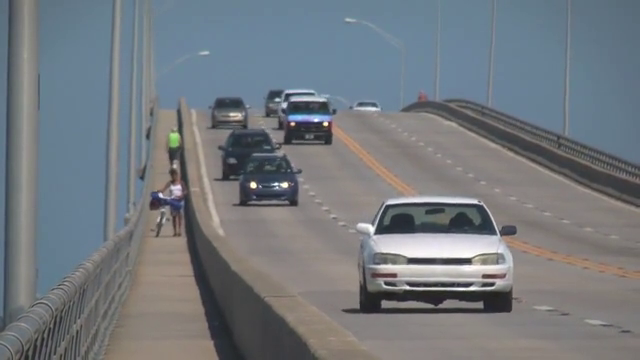
#> input picture frame 91 of Easy.mp4, 640 x 360 px
$ python applyGeometricTransformation.py
#> lines starting #> are read from the running program, lines starting #| are printed output that depends on the picture
### getFeatures.py
'''
  File name: getFeatures.py
  Author:
  Date created: 2018-11-04
'''

import cv2
import numpy as np
from skimage.feature import corner_harris, corner_shi_tomasi, peak_local_max

def getFeatures(img,bbox,use_shi=False):
    n_object = np.shape(bbox)[0]
    N = 0
    temp = np.empty((n_object,),dtype=np.ndarray)   # temporary storage of x,y coordinates
    for i in range(n_object):
        (xmin, ymin, boxw, boxh) = cv2.boundingRect(bbox[i,:,:].astype(int))
        roi = img[ymin:ymin+boxh,xmin:xmin+boxw]
        # cv2.imshow('roi',roi)
        if use_shi:
            corner_response = corner_shi_tomasi(roi)
        else:
            corner_response = corner_harris(roi)
        coordinates = peak_local_max(corner_response,num_peaks=20,exclude_border=2)
        coordinates[:,1] += xmin
        coordinates[:,0] += ymin
        temp[i] = coordinates
        if coordinates.shape[0] > N:
            N = coordinates.shape[0]
    x = np.full((N,n_object),-1)
    y = np.full((N,n_object),-1)
    for i in range(n_object):
        n_feature = temp[i].shape[0]
        x[0:n_feature,i] = temp[i][:,1]
        y[0:n_feature,i] = temp[i][:,0]
    return x,y

# [29 lines that do not run on import are left out]


### estimateAllTranslation.py
'''
  File name: estimateAllTranslation.py
  Author:
  Date created: 2018-11-05
'''

import numpy as np
import cv2
from scipy import signal

from getFeatures import getFeatures
from estimateFeatureTranslation import estimateFeatureTranslation

def estimateAllTranslation(startXs,startYs,img1,img2):
    I = cv2.cvtColor(img1,cv2.COLOR_RGB2GRAY)
    I = cv2.GaussianBlur(I,(5,5),0.2)
    Iy, Ix = np.gradient(I.astype(float))

    startXs_flat = startXs.flatten()
    startYs_flat = startYs.flatten()
    newXs = np.full(startXs_flat.shape,-1,dtype=float)
    newYs = np.full(startYs_flat.shape,-1,dtype=float)
    for i in range(np.size(startXs)):
        if startXs_flat[i] != -1:
            newXs[i], newYs[i] = estimateFeatureTranslation(startXs_flat[i], startYs_flat[i], Ix, Iy, img1, img2)
    newXs = np.reshape(newXs, startXs.shape)
    newYs = np.reshape(newYs, startYs.shape)
    return newXs, newYs

# [31 lines that do not run on import are left out]

### estimateFeatureTranslation.py
'''
  File name: estimateFeatureTranslation.py
  Author:
  Date created: 2018-11-05
'''

import numpy as np
from numpy.linalg import inv
import cv2
from utils import interp2

WINDOW_SIZE = 25

def estimateFeatureTranslation(startX,startY,Ix,Iy,img1,img2):
    X=startX
    Y=startY
    mesh_x,mesh_y=np.meshgrid(np.arange(WINDOW_SIZE),np.arange(WINDOW_SIZE))
    img1_gray = cv2.cvtColor(img1, cv2.COLOR_RGB2GRAY)
    img2_gray = cv2.cvtColor(img2, cv2.COLOR_RGB2GRAY)
    mesh_x_flat_fix =mesh_x.flatten() + X - np.floor(WINDOW_SIZE / 2)
    mesh_y_flat_fix =mesh_y.flatten() + Y - np.floor(WINDOW_SIZE / 2)
    coor_fix = np.vstack((mesh_x_flat_fix,mesh_y_flat_fix))
    I1_value = interp2(img1_gray, coor_fix[[0],:], coor_fix[[1],:])
    Ix_value = interp2(Ix, coor_fix[[0],:], coor_fix[[1],:])
    Iy_value = interp2(Iy, coor_fix[[0],:], coor_fix[[1],:])
    I=np.vstack((Ix_value,Iy_value))
    A=I.dot(I.T)


    for _ in range(15):
        mesh_x_flat=mesh_x.flatten() + X - np.floor(WINDOW_SIZE / 2)
        mesh_y_flat=mesh_y.flatten() + Y - np.floor(WINDOW_SIZE / 2)
        coor=np.vstack((mesh_x_flat,mesh_y_flat))
        I2_value = interp2(img2_gray, coor[[0],:], coor[[1],:])
        Ip=(I2_value-I1_value).reshape((-1,1))
        b=-I.dot(Ip)
        solution=inv(A).dot(b)
        # solution = np.linalg.solve(A, b)
        X += solution[0,0]
        Y += solution[1,0]

    return X, Y

### utils.py
import numpy as np
from scipy import signal
import matplotlib.pyplot as plt

# [27 lines left out: functions GaussianPDF_1D, GaussianPDF_2D, rgb2gray, not called in this run]

def interp2(v, xq, yq):

	if len(xq.shape) == 2 or len(yq.shape) == 2:
		dim_input = 2
		q_h = xq.shape[0]
		q_w = xq.shape[1]
		xq = xq.flatten()
		yq = yq.flatten()

	h = v.shape[0]
	w = v.shape[1]
	if xq.shape != yq.shape:
		raise 'query coordinates Xq Yq should have same shape'


	x_floor = np.floor(xq).astype(np.int32)
	y_floor = np.floor(yq).astype(np.int32)
	x_ceil = np.ceil(xq).astype(np.int32)
	y_ceil = np.ceil(yq).astype(np.int32)

	x_floor[x_floor<0] = 0
	y_floor[y_floor<0] = 0
	x_ceil[x_ceil<0] = 0
	y_ceil[y_ceil<0] = 0

	x_floor[x_floor>=w-1] = w-1
	y_floor[y_floor>=h-1] = h-1
	x_ceil[x_ceil>=w-1] = w-1
	y_ceil[y_ceil>=h-1] = h-1

	v1 = v[y_floor, x_floor]
	v2 = v[y_floor, x_ceil]
	v3 = v[y_ceil, x_floor]
	v4 = v[y_ceil, x_ceil]

	lh = yq - y_floor
	lw = xq - x_floor
	hh = 1 - lh
	hw = 1 - lw

	w1 = hh * hw
	w2 = hh * lw
	w3 = lh * hw
	w4 = lh * lw

	interp_val = v1 * w1 + w2 * v2 + w3 * v3 + w4 * v4

	if dim_input == 2:
		return interp_val.reshape(q_h,q_w)
	return interp_val

### applyGeometricTransformation.py
'''
  File name: applyGeometricTransformation.py
  Author:
  Date created: 2018-11-05
'''

import cv2
import numpy as np
from skimage import transform as tf

def applyGeometricTransformation(startXs, startYs, newXs, newYs, bbox):
    n_object = bbox.shape[0]
    newbbox = np.zeros_like(bbox)
    Xs = newXs.copy()
    Ys = newYs.copy()
    for obj_idx in range(n_object):
        startXs_obj = startXs[:,[obj_idx]]
        startYs_obj = startYs[:,[obj_idx]]
        newXs_obj = newXs[:,[obj_idx]]
        newYs_obj = newYs[:,[obj_idx]]
        desired_points = np.hstack((startXs_obj,startYs_obj))
        actual_points = np.hstack((newXs_obj,newYs_obj))
        t = tf.SimilarityTransform()
        t.estimate(dst=actual_points, src=desired_points)
        mat = t.params

        # estimate the new bounding box with all the feature points
        # coords = np.vstack((bbox[obj_idx,:,:].T,np.array([1,1,1,1])))
        # new_coords = mat.dot(coords)
        # newbbox[obj_idx,:,:] = new_coords[0:2,:].T

        # estimate the new bounding box with only the inliners (Added by Yongyi Wang)
        THRES = 1
        projected = mat.dot(np.vstack((desired_points.T.astype(float),np.ones([1,np.shape(desired_points)[0]]))))
        distance = np.square(projected[0:2,:].T - actual_points).sum(axis = 1)
        actual_inliers = actual_points[distance < THRES]
        desired_inliers = desired_points[distance < THRES]
        if np.shape(desired_inliers)[0]<4:
            print('too few points')
            actual_inliers = actual_points
            desired_inliers = desired_points
        t.estimate(dst=actual_inliers, src=desired_inliers)
        mat = t.params
        coords = np.vstack((bbox[obj_idx,:,:].T,np.array([1,1,1,1])))
        new_coords = mat.dot(coords)
        newbbox[obj_idx,:,:] = new_coords[0:2,:].T
        Xs[distance >= THRES, obj_idx] = -1
        Ys[distance >= THRES, obj_idx] = -1

    return Xs, Ys, newbbox

if __name__ == "__main__":
    from getFeatures import getFeatures
    from estimateAllTranslation import estimateAllTranslation

    cap = cv2.VideoCapture("Easy.mp4")
    ret, frame1 = cap.read()  # get first frame
#> frame1 is the input picture: shape (360, 640, 3); mean B, G, R 126.6, 121.2, 115.7
    ret, frame2 = cap.read()  # get second frame
    ret, frame2 = cap.read()  # get second frame
    ret, frame2 = cap.read()  # get second frame
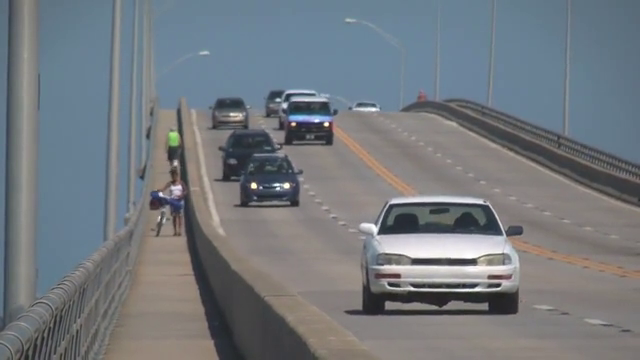
#> input picture frame 94 of Easy.mp4, 640 x 360 px
#> frame2 is the input picture: shape (360, 640, 3); mean B, G, R 126.4, 121.1, 115.5
    ret, frame2 = cap.read()  # get second frame
    ret, frame2 = cap.read()  # get second frame
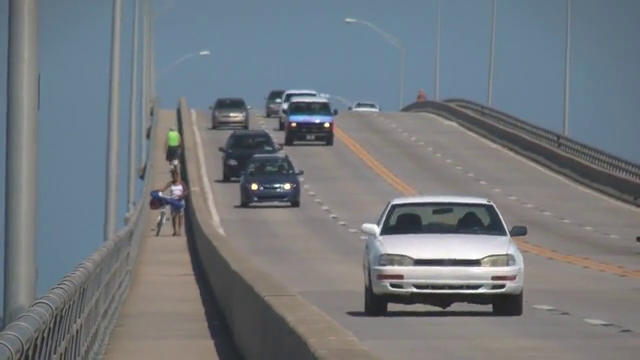
#> input picture frame 96 of Easy.mp4, 640 x 360 px
#> frame2 is the input picture: shape (360, 640, 3); mean B, G, R 126.2, 121, 115.3
    ret, frame2 = cap.read()  # get second frame
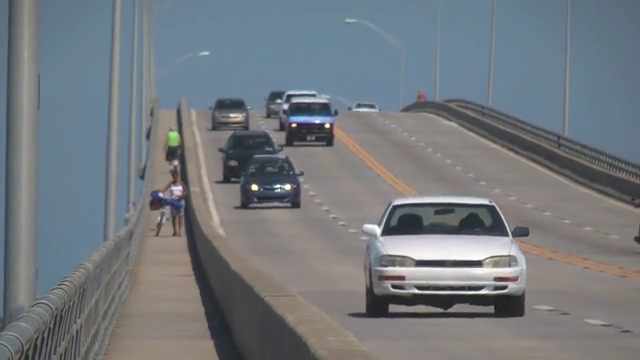
#> input picture frame 97 of Easy.mp4, 640 x 360 px
#> frame2 is the input picture: shape (360, 640, 3); mean B, G, R 126.5, 121, 115.5
    ret, frame2 = cap.read()  # get second frame
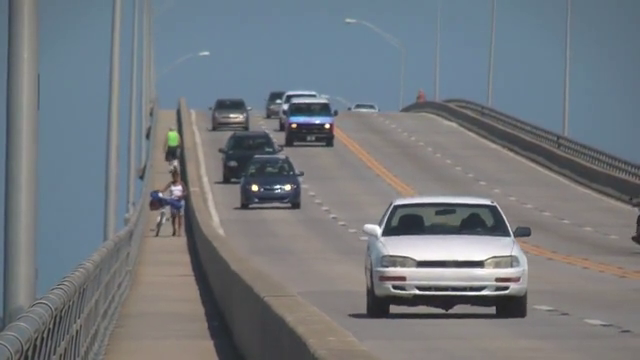
#> input picture frame 98 of Easy.mp4, 640 x 360 px
#> frame2 is the input picture: shape (360, 640, 3); mean B, G, R 126.4, 121, 115.3
    frame1_gray = cv2.cvtColor(frame1,cv2.COLOR_RGB2GRAY)
    frame2_gray = cv2.cvtColor(frame2,cv2.COLOR_RGB2GRAY)


    # [9 lines of commented-out code are left out]
    n_object = 1
    bbox = np.array([[[291,187],[405,187],[291,267],[405,267]]]).astype(float)

    startXs,startYs = getFeatures(frame1_gray,bbox)
#> the loop in getFeatures, `for i in range(n_object):` made 1 pass
#> pass 1, in getFeatures, `corner_response = corner_harris(roi)`:
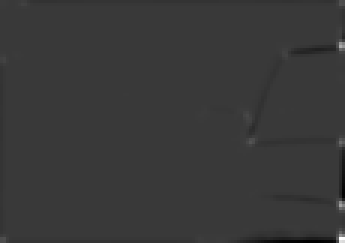
#> corner_response: shape (81, 115) float64 (shown 3 times larger); min -1.69, max 5.78, mean -0.0136; drawn with min black and max white
#> after the loop in getFeatures, `for i in range(n_object):`: N = 20
#> in getFeatures, `x = np.full((N,n_object),-1)`: x = 20 values from -1 to -1
#> after the loop in getFeatures, `for i in range(n_object):`: x = 20 values, max 396 at index 14, min 296 at index 4, mean 368; y = 20 values, max 265 at index 9, min 205 at index 2, mean 236.7
#> startXs has the same summary as x in getFeatures; startYs has the same summary as y in getFeatures
    newXs, newYs =  estimateAllTranslation(startXs, startYs, frame1, frame2)
#> in estimateAllTranslation, `Iy, Ix = np.gradient(I.astype(float))`:
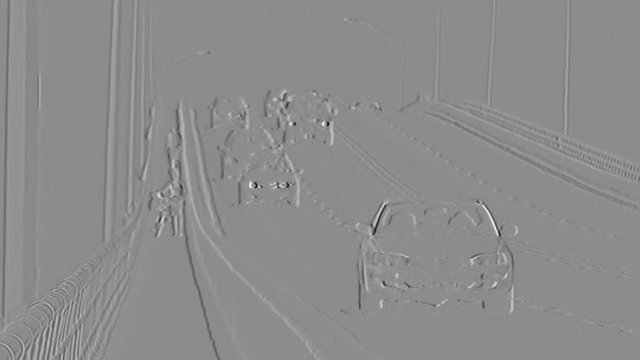
#> Ix: shape (360, 640) float64; min -96, max 78, mean 0; drawn with min black and max white
#> in estimateAllTranslation, `startXs_flat = startXs.flatten()`: startXs_flat has the same summary as x in getFeatures
#> in estimateAllTranslation, `startYs_flat = startYs.flatten()`: startYs_flat has the same summary as y in getFeatures
#> the loop in estimateAllTranslation, `for i in range(np.size(startXs)):` made 20 passes
#> A in estimateFeatureTranslation on passes 1 to 8: [[148452.8, 10520.5], [10520.5, 175224]], [[223977, 52674.8], [52674.8, 191829.5]], [[142109.8, 105484.2], [105484.2, 222821.2]], [[27477.2, -16831.8], [-16831.8, 80186]], [[27798.2, 586.8], [586.8, 49345]], [[25894, -31094.2], [-31094.2, 414078.8]], [[22797.2, -9179], [-9179, 93444.2]], [[23001.8, -29207.2], [-29207.2, 414500.5]]
    Xs, Ys ,newbbox = applyGeometricTransformation(startXs, startYs, newXs, newYs, bbox)


    import matplotlib.pyplot as plt
    from matplotlib.patches import Rectangle
    fig, ax = plt.subplots()

    diff = np.subtract(frame1_gray.astype(int),frame2_gray.astype(int))
    ax.imshow(cv2.cvtColor(frame2,cv2.COLOR_BGR2RGB))
    # ax.scatter(newXs[newXs!=-1],newYs[newYs!=-1],color=(0,1,0))
    # ax.scatter(startXs[startXs!=-1],startYs[startYs!=-1],color=(1,0,0))

    for i in range(n_object):
        (xmin, ymin, boxw, boxh) = cv2.boundingRect(bbox[i,:,:].astype(int))
        patch = Rectangle((xmin,ymin),boxw,boxh,fill=False,color=(1,0,0),linewidth=2)
        ax.add_patch(patch)
        (xmin, ymin, boxw, boxh) = cv2.boundingRect(newbbox[i,:,:].astype(int))
        patch = Rectangle((xmin,ymin),boxw,boxh,fill=False,color=(0,1,0),linewidth=2)
        ax.add_patch(patch)
    plt.show()
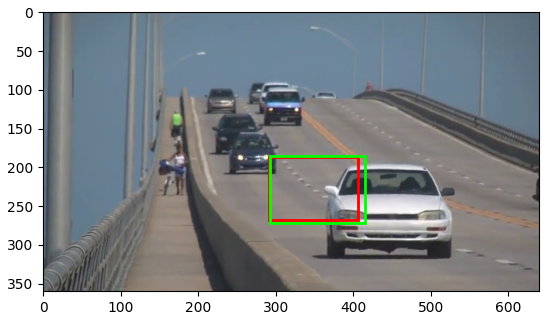
#> figure drawn by matplotlib, 1 panel

$ run again, starting later in the video
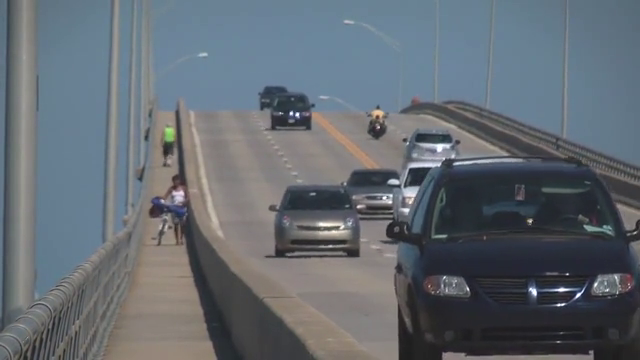
#> input picture frame 411 of Easy.mp4, 640 x 360 px
#> frame1 is the input picture: shape (360, 640, 3); mean B, G, R 113.8, 106.6, 99.3
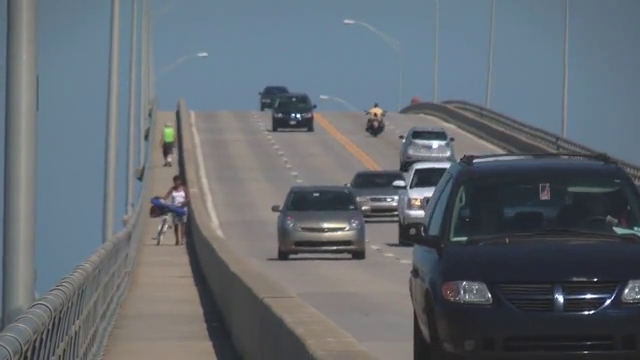
#> input picture frame 418 of Easy.mp4, 640 x 360 px
#> frame2 is the input picture: shape (360, 640, 3); mean B, G, R 113.6, 106.6, 99.1
#> after the loop in getFeatures, `for i in range(n_object):`: N = 20
#> in getFeatures, `x = np.full((N,n_object),-1)`: x = 20 values from -1 to -1
#> after the loop in getFeatures, `for i in range(n_object):`: x = 20 values, max 392 at index 16, min 310 at index 10, mean 354.6; y = 20 values, max 256 at index 13, min 193 at index 6, mean 214.1
#> startXs has the same summary as x in getFeatures; startYs has the same summary as y in getFeatures
#> startXs_flat has the same summary as x in getFeatures
#> startYs_flat has the same summary as y in getFeatures
#> the loop in estimateAllTranslation, `for i in range(np.size(startXs)):` made 20 passes
#> A in estimateFeatureTranslation on passes 1 to 8: [[54799, 8512.2], [8512.2, 163733.2]], [[68336.8, 27074.5], [27074.5, 294681.2]], [[103559, 6079.8], [6079.8, 278473.8]], [[131441, 1747], [1747, 251956.5]], [[155578.5, 218.8], [218.8, 269807]], [[75222.2, 26745.8], [26745.8, 224644.2]], [[10385, 2257.2], [2257.2, 48396.5]], [[77014, 17551.8], [17551.8, 173055.5]]
#> `plt.show()`:
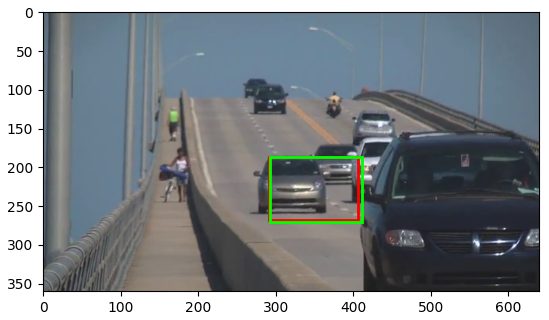
#> figure drawn by matplotlib, 1 panel

$ run again, starting later in the video
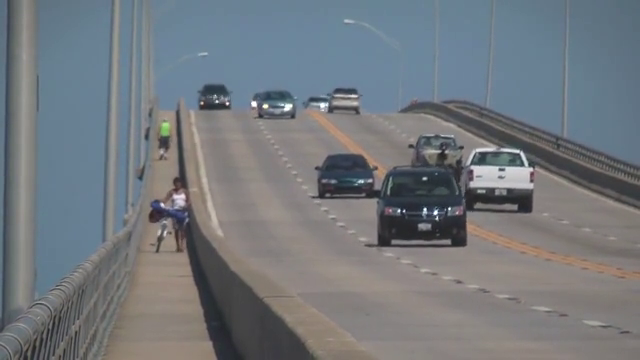
#> input picture frame 731 of Easy.mp4, 640 x 360 px
#> frame1 is the input picture: shape (360, 640, 3); mean B, G, R 125.5, 120.3, 115.1
#> after the loop in getFeatures, `for i in range(n_object):`: N = 20
#> in getFeatures, `x = np.full((N,n_object),-1)`: x = 20 values from -1 to -1
#> after the loop in getFeatures, `for i in range(n_object):`: x = 20 values, max 403 at index 12, min 312 at index 11, mean 362.4; y = 20 values, max 262 at index 12, min 193 at index 2, mean 216.4
#> startXs has the same summary as x in getFeatures; startYs has the same summary as y in getFeatures
#> in estimateAllTranslation, `Iy, Ix = np.gradient(I.astype(float))`:
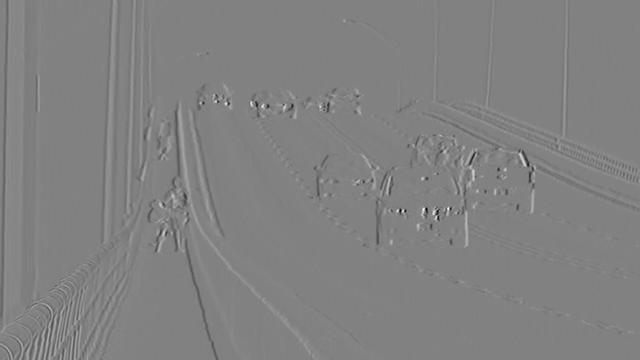
#> Ix: shape (360, 640) float64; min -100, max 96.5, mean 0; drawn with min black and max white
#> startXs_flat has the same summary as x in getFeatures
#> startYs_flat has the same summary as y in getFeatures
#> the loop in estimateAllTranslation, `for i in range(np.size(startXs)):` made 20 passes
#> A in estimateFeatureTranslation on passes 1 to 8: [[111051, 4849.8], [4849.8, 105976]], [[94097.8, 2921.5], [2921.5, 76467.8]], [[96435.2, 18164.8], [18164.8, 37080.8]], [[37423.2, -612.5], [-612.5, 86309.2]], [[12956, -2361], [-2361, 126417.5]], [[12728.2, -3044], [-3044, 129217.8]], [[36904, 411.2], [411.2, 120763]], [[35746.8, 9054], [9054, 176054]]
#> `plt.show()`:
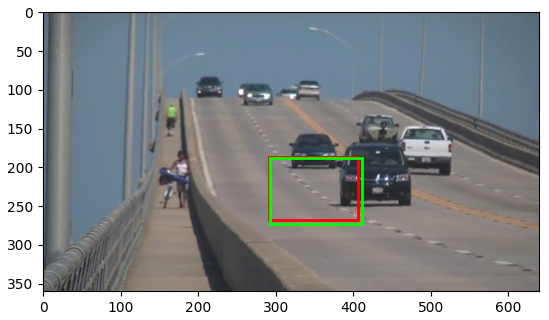
#> figure drawn by matplotlib, 1 panel
